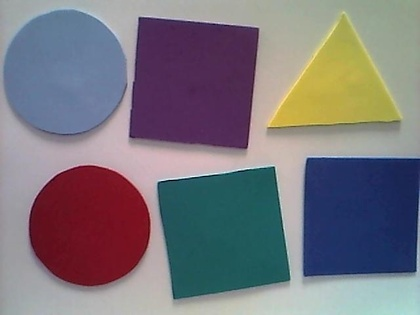
%> input picture cmyrgb1.jpg, 420 x 315 px, shrunk from 640 x 480 before the run
$ octave deteccion_de_Bordes.m   (GNU Octave 9; MATLAB toolbox functions it lacks are replaced by stand-ins)
%> lines starting %> are read from the running program, lines starting %| are printed output that depends on the picture; in (x1, y1, x2, y2) boxes, pixels count from 0 and x2, y2 are one past the last pixel; in counts of white or black regions, pixels touching at a corner belong together; the program's own positions count from 1
%> the answer given: 3
%> further down, imagen is the input picture: size 315x420x3 uint8; mean R, G, B 121.3, 117.4, 124.4
### color2gris.m
function [gris] = color2gris(color)
color=double(color);
[f,c,capas]=size(color);
%> f = 315; c = 420; capas = 3
    if capas==3
            for i=1:f
                for j=1:c
                    R=color(i,j,1);
                    G=color(i,j,2);
                    B=color(i,j,3);
                    gris(i,j)=0.299*R+0.587*G+0.114*B;
                end
            end
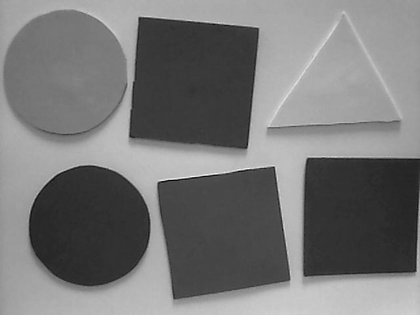
%> gris: size 315x420 double; min 4.53, max 250.8, mean 119.4
    else
        disp('la imagen ya está en escala de grises');
        gris=color;
     end
end

### deteccion_de_Bordes.m
%nombre=input('Ingrese el nombre de la imagen con su extensi髇:','s');
%imagen=imread(nombre);
T=input('T=');
imagen=imread('cmyrgb1.jpg');
gris=color2gris(imagen);
[a,b]=size(gris);
%> a = 315; b = 420

imagenmrx=zeros(a-1,b-1);
imagenmry=zeros(a-1,b-1);
imagenmpx=zeros(a-2,b-2);
imagenmpy=zeros(a-2,b-2);
imagenmsx=zeros(a-2,b-2);
imagenmsy=zeros(a-2,b-2);

mrx=[1 0;
    -1 0];

mry=[1 -1;
     0 0];

mpx=[-1 -1 -1;
      0  0  0;
      1  1  1];
mpy=[-1 0 1;
     -1 0 1;
     -1 0 1];

msx=[-1 -2 -1;
      0  0  0;
      1  2  1];
msy=[-1 0 1;
     -2 0 2;
     -1 0 1];
 for i=1:a-1
     for j=1:b-1
         mrx1=mrx.*gris(i:i+1,j:j+1);
         mry1=mry.*gris(i:i+1,j:j+1);
         imagenmrx(i,j)=abs(sum(mrx1(:)));
         imagenmry(i,j)=abs(sum(mry1(:)));

         if i>1 && j>1
            mpx1=mpx.*gris(i-1:i+1,j-1:j+1);
            mpy1=mpy.*gris(i-1:i+1,j-1:j+1);
            msx1=msx.*gris(i-1:i+1,j-1:j+1);
            msy1=msy.*gris(i-1:i+1,j-1:j+1);

            imagenmpx(i-1,j-1)=abs(sum(mpx1(:)));
            imagenmpy(i-1,j-1)=abs(sum(mpy1(:)));
            imagenmsx(i-1,j-1)=abs(sum(msx1(:)));
            imagenmsy(i-1,j-1)=abs(sum(msy1(:)));
         end
     end
 end
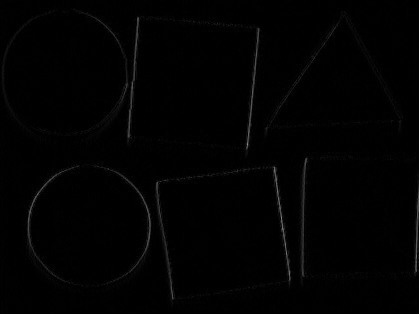
%> imagenmry: size 314x419 double; min 0, max 140.5, mean 2.1
%> after the loop, mpx1 = [-200 -198.2 -197.2; 0 0 0; 201 199.2 198.2]; mpy1 = [-200 0 197.2; -201 0 197.2; -201 0 198.2]; msx1 = [-200 -396.4 -197.2; 0 0 0; 201 398.4 198.2]; msy1 = [-200 0 197.2; -402 0 394.4; -201 0 198.2]


 imagenmrx(find(imagenmrx <T))=0;
 imagenmrx(find(imagenmrx >=T))=255;
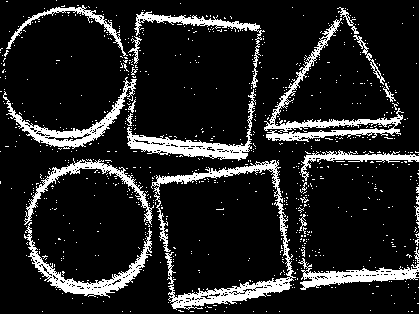
%> imagenmrx: size 314x419 double; 13.6% white; 818 white regions (795 under 20 px), largest, box (x1, y1, x2, y2) and area: (151, 160, 296, 310) 3202, (264, 18, 404, 142) 2272, (127, 89, 256, 161) 1796

 imagenmyx(find(imagenmry <T))=0;
 imagenmyx(find(imagenmry >=T))=255;

 imagenmpx(find(imagenmpx < T))=0;
 imagenmpx(find(imagenmpx >=T))=255;
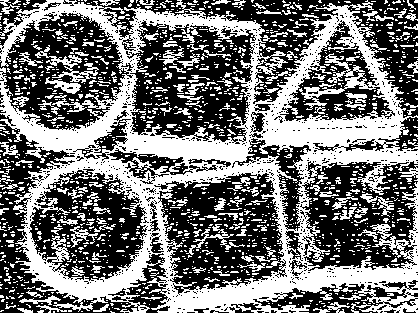
%> imagenmpx: size 313x418 double; 45.5% white; 1543 white regions (1372 under 20 px), largest, box (x1, y1, x2, y2) and area: (0, 0, 418, 313) 44035, (35, 45, 99, 83) 554, (186, 224, 245, 255) 317

 imagenmpy(find(imagenmpy < T))=0;
 imagenmpy(find(imagenmpy >=T))=255;
%> imagenmpy: size 313x418 double; 42.9% white; 1678 white regions (1483 under 20 px), largest, box (x1, y1, x2, y2) and area: (0, 0, 418, 313) 39489, (334, 59, 357, 98) 257, (67, 35, 87, 62) 235

 imagenmsx(find(imagenmsx <T))=0;
imagenmsy(find(imagenmsy >=T))=255;

imagenmr=imagenmrx+imagenmry;
imagenmp=imagenmpx+imagenmpy;
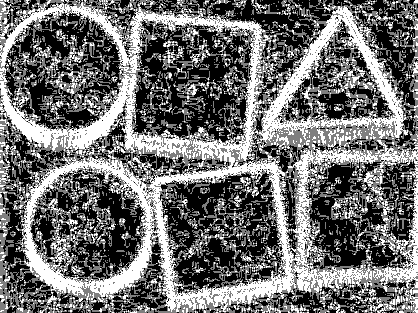
%> imagenmp: size 313x418 double; min 0, max 510, mean 225.3; drawn with min black and max white
imagenms=imagenmsx+imagenmsy;
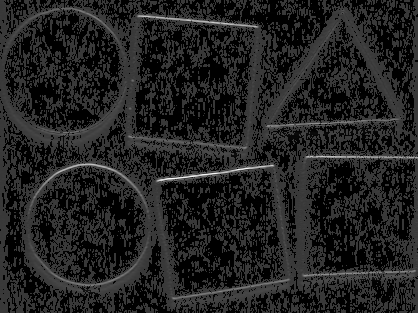
%> imagenms: size 313x418 double; min 0, max 1151.6, mean 151.7; drawn with min black and max white

subplot(2,2,1),imshow(gris/255), title('Imagen Original')
subplot(2,2,2),imshow(imagenmrx/255), title('Roberts en x')
subplot(2,2,3),imshow(imagenmry/255), title('Roberts en y')
subplot(2,2,4),imshow(imagenmr/255), title('Gradiente Roberts Total')
figure

subplot(2,2,1),imshow(gris/255), title('Imagen Original')
subplot(2,2,2),imshow(imagenmpx/255), title('Prewitt en x')
subplot(2,2,3),imshow(imagenmpy/255), title('Prewitt en y')
subplot(2,2,4),imshow(imagenmp/255), title('Gradiente Prewitt Total')
figure

subplot(2,2,1),imshow(gris/255), title('Imagen Original')
subplot(2,2,2),imshow(imagenmsx/255), title('Sobel en x')
subplot(2,2,3),imshow(imagenmsy/255), title('Sobel en y')
subplot(2,2,4),imshow(imagenms/255), title('Gradiente Sobel Total')
%> after `imshow(imagenms/255)`:
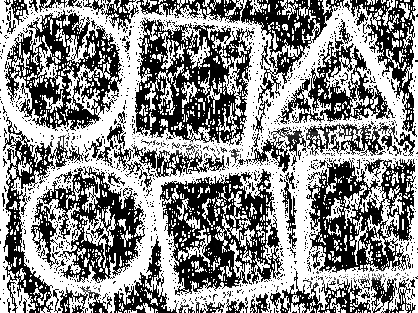
%> displayed picture: size 313x418, on the screen's scale of 0 to 255; min 0, max 255, mean 139.8
